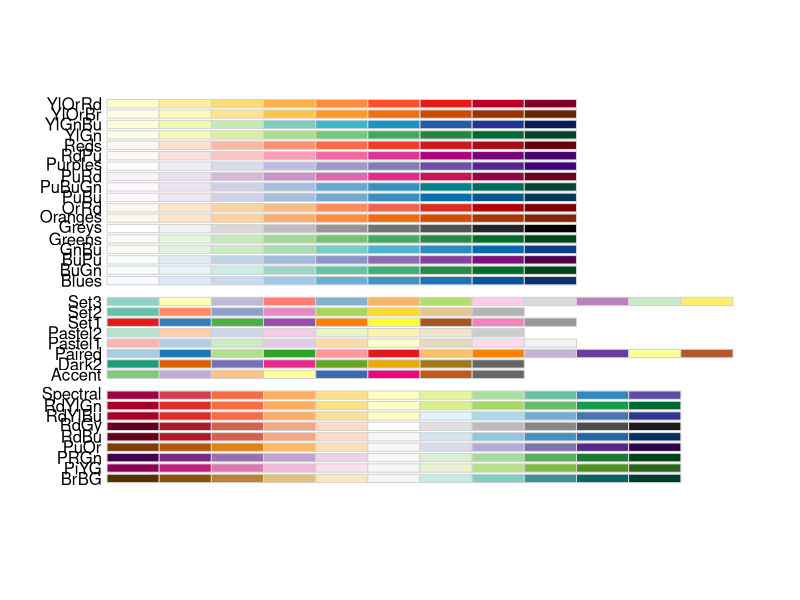
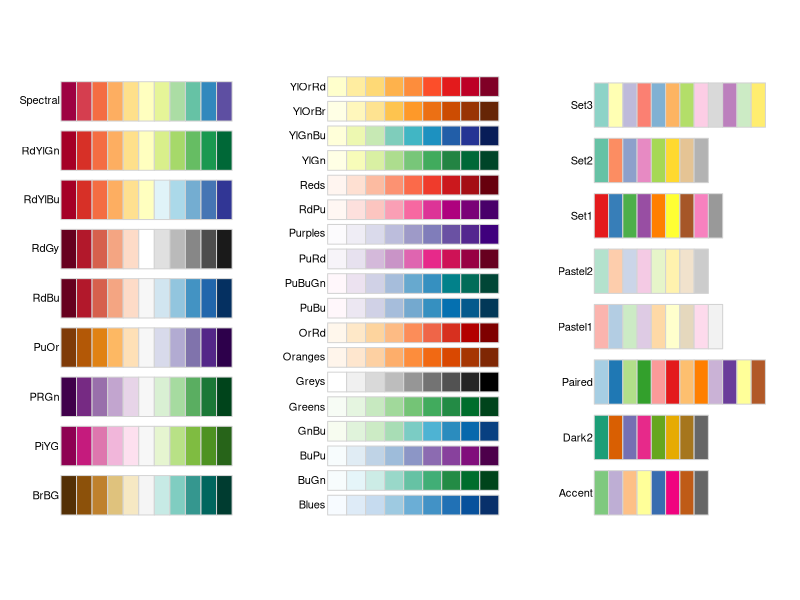
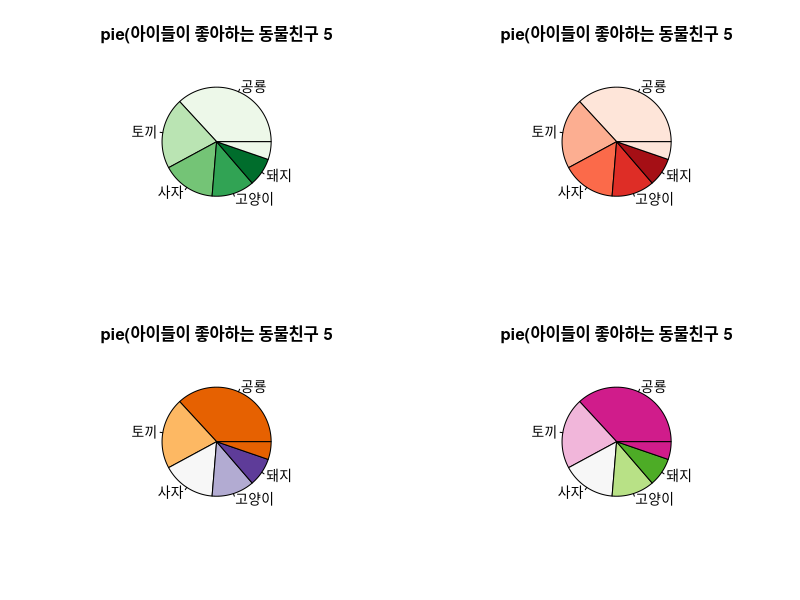

Source code (R) for these figures, in order:
# RcolorBrewer 패키지 설명
library(RColorBrewer)
# 팔렛트를 색깔별로 볼 수 있다.
display.brewer.all()
# 저장된 팔랫트 리스트를 볼 수 있다.
brewer.pal.info

par(mfrow=c(1,3))
display.brewer.all(type="div")
display.brewer.all(type="seq")
display.brewer.all(type="qual")

# RcolorBrewer 함수 실습
data1 <- brewer.pal(5, "Greens")
data1
data2 <- brewer.pal(5, "Reds")
data3 <- brewer.pal(5, "PuOr")
data4 <- brewer.pal(5, "PiYG")

# 그림을 2x2 로 나타낸다.
par(mfrow=c(2,2))

# 데이터 넣기 및 pie로 그래프 나타내기
korea<-c(0.35, 0.2, 0.15, 0.12, 0.08, 0.05)
names(korea) <- c("공룡", "토끼", "사자", "고양이", "돼지")
pie(korea, col=data1, main="pie(아이들이 좋아하는 동물친구 5")
names(korea) <- c("공룡", "토끼", "사자", "고양이", "돼지")
pie(korea, col=data2, main="pie(아이들이 좋아하는 동물친구 5")
names(korea) <- c("공룡", "토끼", "사자", "고양이", "돼지")
pie(korea, col=data3, main="pie(아이들이 좋아하는 동물친구 5")
names(korea) <- c("공룡", "토끼", "사자", "고양이", "돼지")
pie(korea, col=data4, main="pie(아이들이 좋아하는 동물친구 5")
